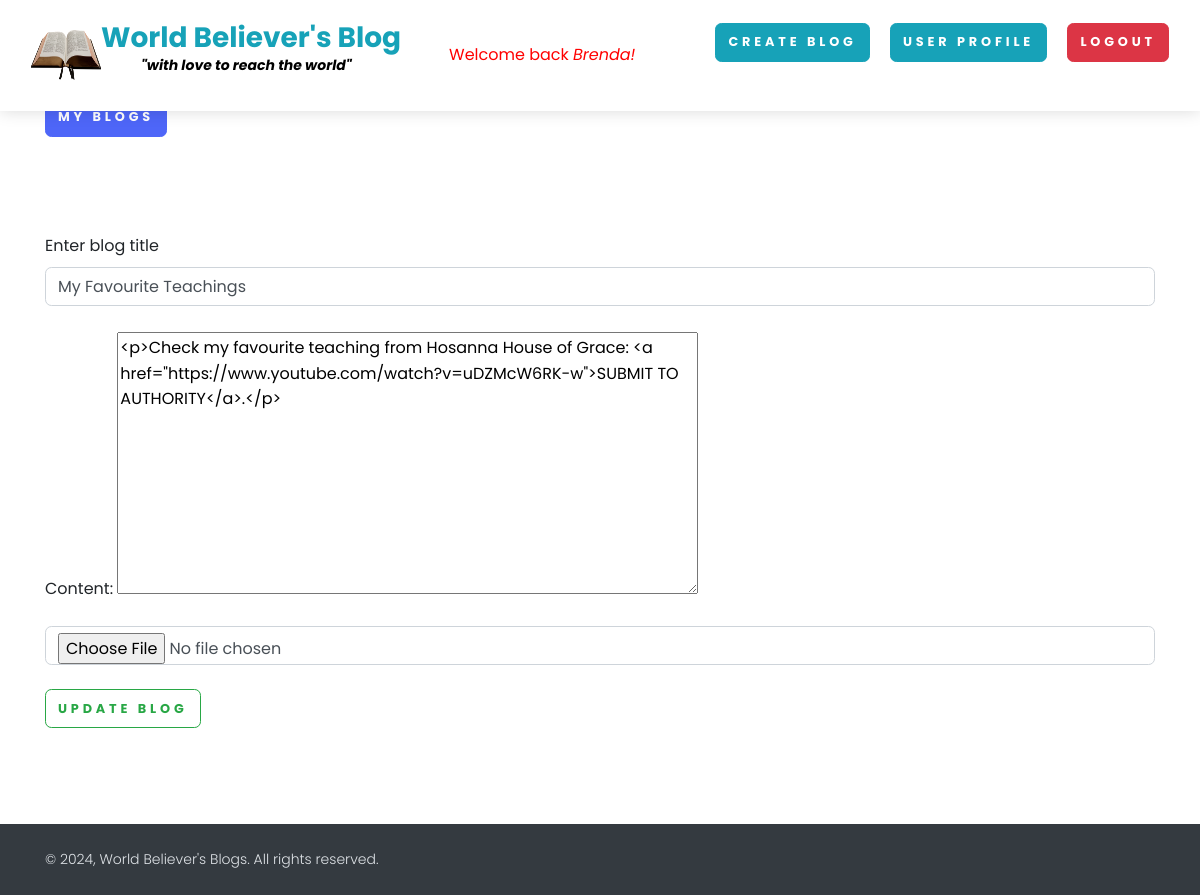
The page /blog-update/my-favourite-teachingsmukyy/ (signed in) on the database its author committed.
### myblogAppV3/models.py (models this page shows, shortened)
class BlogModel(models.Model):
    title = models.CharField(max_length=200)
    content = FroalaField()
    image = models.ImageField(upload_to="images")
    created_at = models.DateTimeField(auto_now_add=True)
    date_added = models.DateTimeField(default=timezone.now)
    upload_to = models.DateTimeField(auto_now=True)
    user = models.ForeignKey(User, blank=True, null=True, on_delete=models.CASCADE)
    slug = models.SlugField(max_length=100, null=True, blank=True)
    class Meta:
        ordering = ["-date_added"]

### myblogAppV3/views.py (the view, shortened to what this page needs)
# urls.py: path("blog-update/<slug>/", blog_update, name="blog_update"),
def blog_update(request, slug):
    context = {}
    try:
        blog_obj = BlogModel.objects.get(slug=slug)
        if blog_obj.user != request.user:
            return redirect("/")  # TODO: handle redirect
        initial_dict = {"content": blog_obj.content}
        form = BlogForm(initial=initial_dict)
        context["blog_obj"] = blog_obj
        context["form"] = form
    except Exception as e:
        print(e)
    return render(request, "update_blog.html", context)

### myblogAppV3/forms.py
class BlogForm(forms.ModelForm, FroalaEditor):
    class Meta:
        model = BlogModel
        fields = ["content"]

### myblogAppV3/templates/update_blog.html (shortened to what this page needs)
{% extends "base.html" %} {% block start %}
<div class="container mt-5">
  <a href="{% url 'see_blog' %}" class="btn btn-primary">My Blogs</a>
  <form
    method="post"
    class="mt-5 pt-5 mb-5 pb-5"
    enctype="multipart/form-data"
    action="{% url 'add_blog' %}"
  >
    <div class="row">
      <div class="col-md-12">
        <label>Enter blog title</label>
        <input
          type="text"
          value="{{ blog_obj.title }}"
          class="form-control"
          placeholder="Enter title"
          name="title"
        />
        <br />
      </div>
      <div class="col-md-12">{{form.media}}{{form.as_p}}</div>
      <div class="col-md-12">
        <input type="file" name="image" class="form-control" />
      </div>
    </div>
    <button type="submit" class="btn btn-outline-success mt-4">
      Update Blog
    </button>
  </form>
</div>
{% endblock %}

### myblogAppV3/templates/base.html (shortened to what this page needs)
<!DOCTYPE html>
{% load static %}
<html lang="en">
<head>
    <link rel="stylesheet" href="/media/css/nouislider.css">
    <link rel="stylesheet" href="/media/css/all.css">
    <link rel="stylesheet" href="/media/css/swiper.min.css">
    <link rel="stylesheet" href="/media/css/magnific-popup.css">
    <link rel="stylesheet" href="/media/css/default.css" id="theme-stylesheet">
  </head>
  <body style="padding-top: 50px; bg-dark text-white">
    <header class="header">
      <nav class="navbar navbar-expand-lg fixed-top shadow navbar-light bg-white">
        <div class="container-fluid">
          <img style="height: 50px; width: 70px;" src="{% static '/images/logo.png' %}" alt="logo">
          <div class="d-flex align-items-center"><a class="navbar-brand py-1" href="/">
            <h3 class="text-info">World Believer's Blog<p style="font-size: 14px; padding-left: 40px; color: #000;"><i>"with love to reach the world"</i></p></h3>
          </div>
          <marquee behavior="slow" direction="left"><a href="/"><span style="margin-bottom: 10px;text-decoration: none; border-radius: 30%; font-size: 16px; color: red;">Welcome back <i>{{ request.user }}!</i></span>
          </marquee></a>
          <div class="collapse navbar-collapse" id="navbarCollapse">
            <ul class="navbar-nav ml-auto">
                {% if request.user.is_authenticated %}
                <ul>
                  <li class="nav-item mt-3 mt-lg-0 ml-lg-3 d-lg-none d-xl-inline-block">
                    <a class="btn btn-info" href="{% url 'add_blog' %}">Create Blog</a>
                  </li>
                  <li class="nav-item mt-3 mt-lg-0 ml-lg-3 d-lg-none d-xl-inline-block">
                    <a class="btn btn-info" href="">User Profile</a>
                  </li>
                  <li class="nav-item mt-3 mt-lg-0 ml-lg-3 d-lg-none d-xl-inline-block">
                    <a class="btn btn-danger" href="{% url 'logout_user' %}">Logout</a>
                  </li>
                  <br><br>
              {% endif %}
            </ul>
          </div>
        </div>
      </nav>
    </header>
    {% block start %}
    {% endblock %}
    <footer class="position-relative z-index-10 d-print-none">
      <div class="py-4 font-weight-light bg-gray-800 text-gray-300">
        <div class="container">
          <div class="row align-items-center">
            <div class="col-md-6 text-center text-md-left">
              <p class="text-sm mb-md-0">&copy; 2024, World Believer's Blogs.  All rights reserved.</p>
            </div>
          </div>
        </div>
      </div>
    </footer>
  </body>
</html>

### rows shown on the page
BlogModel: title "My Favourite Teachings", content "<p>Check my favourite teaching from Hosanna House of Grace: <a href=\"https://www.youtube.com/watch?v=uDZMcW6RK-w\">SUBMIT TO AUTHORITY</a>.</p>"

### other values the page prints
{{ request.user }} "Brenda"
